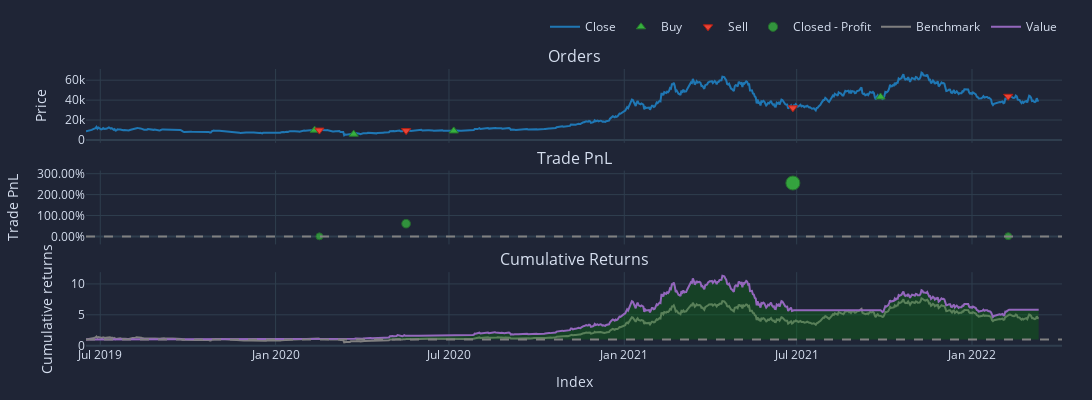

Source (notebook cell):
### Code cell
pf.plot(height=400, width=1300).show()

### Figure 1 — Plotly figure (JSON) as saved in the notebook; plotly's stock layout.template omitted (floating-point values rounded to 4 significant figures; data arrays with more than 128 entries replaced by an {"elided": "..."} marker saying what was removed)
{"data": [{"legendgroup": "0", "line": {"color": "#1f77b4"}, "name": "Close", "showlegend": true, "type": "scatter", "uid": "60c3a82d-6916-4e9f-b7bd-dc4c7a1fafee", "x": {"elided": "1001 str values"}, "xaxis": "x", "y": {"elided": "1001 float values"}, "yaxis": "y"}, {"customdata": [[0, 0.01014, 0.0999], [2, 0.01723, 0.1002], [4, 0.01779, 0.1614], [6, 0.01328, 0.5732]], "hovertemplate": "Order Id: %{customdata[0]}<br>Timestamp: %{x}<br>Price: %{y}<br>Size: %{customdata[1]:.6f}<br>Fees: %{customdata[2]:.6f}", "legendgroup": "1", "marker": {"color": "#37B13F", "line": {"color": "rgb(38,123,44)", "width": 1}, "size": 8, "symbol": "triangle-up"}, "mode": "markers", "name": "Buy", "type": "scatter", "uid": "d0096383-8c24-4bc9-8803-994d4ad90409", "x": ["2020-02-11T00:00:00", "2020-03-23T00:00:00", "2020-07-06T00:00:00", "2021-09-27T00:00:00"], "xaxis": "x", "y": [9852.0, 5816.0, 9069.0, 43160.0], "yaxis": "y"}, {"customdata": [[1, 0.01014, 0.1004], [3, 0.01723, 0.1617], [5, 0.01779, 0.5744], [7, 0.01328, 0.5822]], "hovertemplate": "Order Id: %{customdata[0]}<br>Timestamp: %{x}<br>Price: %{y}<br>Size: %{customdata[1]:.6f}<br>Fees: %{customdata[2]:.6f}", "legendgroup": "2", "marker": {"color": "#EA4335", "line": {"color": "rgb(181,31,18)", "width": 1}, "size": 8, "symbol": "triangle-down"}, "mode": "markers", "name": "Sell", "type": "scatter", "uid": "b8e41475-c4fe-441e-86e8-f40ffd66ceee", "x": ["2020-02-16T00:00:00", "2020-05-17T00:00:00", "2021-06-27T00:00:00", "2022-02-08T00:00:00"], "xaxis": "x", "y": [9905.0, 9381.0, 32280.0, 43840.0], "yaxis": "y"}, {"customdata": [[0, 0, 0.336, 0.003363], [1, 1, 61.18, 0.6103], [2, 2, 412.3, 2.555], [3, 3, 7.863, 0.01372]], "hovertemplate": "Exit Trade Id: %{customdata[0]}<br>Position Id: %{customdata[1]}<br>Exit Timestamp: %{x}<br>PnL: %{customdata[2]:.6f}<br>Return: %{customdata[3]:.2%}", "legendgroup": "3", "marker": {"color": "#37B13F", "line": {"color": "rgb(38,123,44)", "width": 1}, "opacity": [0.75, 0.7857, 0.9, 0.7506], "size": [7, 8.665, 14, 7.028], "symbol": "circle"}, "mode": "markers", "name": "Closed - Profit", "type": "scatter", "uid": "769a1cbd-7211-4c79-bfbe-650b2e923fb4", "x": ["2020-02-16T00:00:00", "2020-05-17T00:00:00", "2021-06-27T00:00:00", "2022-02-08T00:00:00"], "xaxis": "x2", "y": [0.003363, 0.6103, 2.555, 0.01372], "yaxis": "y2"}, {"legendgroup": "4", "line": {"color": "#7f7f7f"}, "name": "Benchmark", "showlegend": true, "type": "scatter", "uid": "528106aa-c18a-4f4a-92e9-64e574b0d617", "x": {"elided": "1001 str values"}, "xaxis": "x3", "y": {"elided": "1001 float values"}, "yaxis": "y3"}, {"hoverinfo": "skip", "legendgroup": "5", "line": {"color": "rgba(0, 0, 0, 0)", "width": 0}, "opacity": 0, "showlegend": false, "type": "scatter", "uid": "afce20c6-1127-4279-9fa7-bd1bb31bafee", "x": {"elided": "1001 str values"}, "xaxis": "x3", "y": {"elided": "1001 int values"}, "yaxis": "y3"}, {"connectgaps": false, "fill": "tonexty", "fillcolor": "rgba(0, 128, 0, 0.3)", "hoverinfo": "skip", "legendgroup": "5", "line": {"color": "rgba(0, 0, 0, 0)", "width": 0}, "opacity": 0, "showlegend": false, "type": "scatter", "uid": "cea1a655-3850-43ac-98db-0f28573e1a5e", "x": {"elided": "1001 str values"}, "xaxis": "x3", "y": {"elided": "1001 float values"}, "yaxis": "y3"}, {"hoverinfo": "skip", "legendgroup": "5", "line": {"color": "rgba(0, 0, 0, 0)", "width": 0}, "opacity": 0, "showlegend": false, "type": "scatter", "uid": "06b757bd-0f8a-4049-b487-f626d2d01340", "x": {"elided": "1001 str values"}, "xaxis": "x3", "y": {"elided": "1001 int values"}, "yaxis": "y3"}, {"connectgaps": false, "fill": "tonexty", "fillcolor": "rgba(255, 0, 0, 0.3)", "hoverinfo": "skip", "legendgroup": "5", "line": {"color": "rgba(0, 0, 0, 0)", "width": 0}, "opacity": 0, "showlegend": false, "type": "scatter", "uid": "1240d930-16a1-4213-9be6-2d29844c56cb", "x": {"elided": "1001 str values"}, "xaxis": "x3", "y": {"elided": "1001 float values"}, "yaxis": "y3"}, {"legendgroup": "6", "line": {"color": "#9467bd"}, "name": "Value", "showlegend": true, "type": "scatter", "uid": "891913e1-5162-4232-b023-0c53a256a8e0", "x": {"elided": "1001 str values"}, "xaxis": "x3", "y": {"elided": "1001 float values"}, "yaxis": "y3"}, {"hoverinfo": "skip", "legendgroup": "5", "line": {"color": "rgba(0, 0, 0, 0)", "width": 0}, "opacity": 0, "showlegend": false, "type": "scatter", "uid": "feb08e31-de88-42e6-8ff9-2da7639f315d", "x": {"elided": "1001 str values"}, "xaxis": "x3", "y": {"elided": "1001 int values"}, "yaxis": "y3"}], "layout": {"annotations": [{"font": {"size": 16}, "showarrow": false, "text": "Orders", "x": 0.5, "xanchor": "center", "xref": "paper", "y": 1, "yanchor": "bottom", "yref": "paper"}, {"font": {"size": 16}, "showarrow": false, "text": "Trade PnL", "x": 0.5, "xanchor": "center", "xref": "paper", "y": 0.6333, "yanchor": "bottom", "yref": "paper"}, {"font": {"size": 16}, "showarrow": false, "text": "Cumulative Returns", "x": 0.5, "xanchor": "center", "xref": "paper", "y": 0.2667, "yanchor": "bottom", "yref": "paper"}], "height": 400, "legend": {"orientation": "h", "traceorder": "normal", "x": 1, "xanchor": "right", "y": 1.1, "yanchor": "bottom"}, "margin": {"b": 30, "l": 30, "r": 30, "t": 30}, "shapes": [{"line": {"color": "gray", "dash": "dash"}, "type": "line", "x0": 0, "x1": 1, "xref": "paper", "y0": 0, "y1": 0, "yref": "y2"}, {"line": {"color": "gray", "dash": "dash"}, "type": "line", "x0": 0, "x1": 1, "xref": "paper", "y0": 1, "y1": 1, "yref": "y3"}], "showlegend": true, "width": 1300, "xaxis": {"anchor": "y", "domain": [0, 1], "matches": "x3", "showticklabels": false}, "xaxis2": {"anchor": "y2", "domain": [0, 1], "matches": "x3", "showticklabels": false}, "xaxis3": {"anchor": "y3", "domain": [0, 1], "title": {"text": "Index"}}, "yaxis": {"anchor": "x", "domain": [0.7333, 1], "title": {"text": "Price"}}, "yaxis2": {"anchor": "x2", "domain": [0.3667, 0.6333], "tickformat": ".2%", "title": {"text": "Trade PnL"}}, "yaxis3": {"anchor": "x3", "domain": [0, 0.2667], "title": {"text": "Cumulative returns"}}}}
